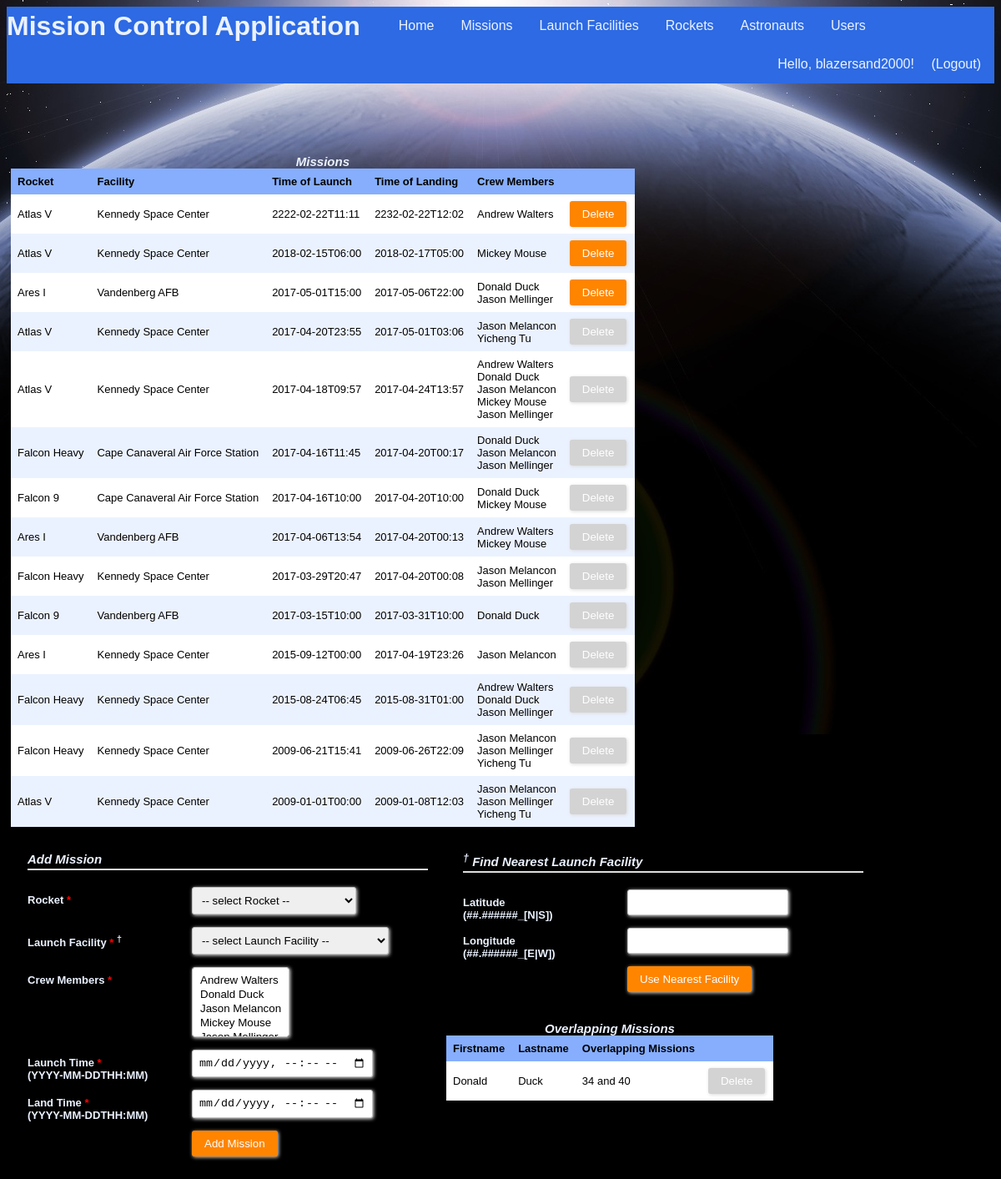
The app's page /missions (signed in) with its own data.
### tables this page shows
CREATE TABLE "Users" (
	`uid`	INTEGER NOT NULL PRIMARY KEY AUTOINCREMENT,
	`firstName`	TEXT NOT NULL,
	`lastName`	TEXT NOT NULL,
	`username`	TEXT NOT NULL UNIQUE,
	`password`	TEXT NOT NULL,
	`regTime`	TEXT NOT NULL,
	`lastLoginTime`	TEXT,
	`pid`	INTEGER NOT NULL
);

CREATE TABLE "Mission" (
	`mid`	INTEGER NOT NULL PRIMARY KEY AUTOINCREMENT,
	`rid`	INTEGER NOT NULL,
	`fid`	INTEGER NOT NULL,
	`launchTime`	TEXT NOT NULL,
	`landTime`	TEXT NOT NULL
);

CREATE TABLE "Astronauts" (
	`aid`	INTEGER NOT NULL PRIMARY KEY AUTOINCREMENT,
	`firstName`	TEXT NOT NULL,
	`lastName`	TEXT NOT NULL,
	`dob`	TEXT NOT NULL
);

### app.py (the view, shortened to what this page needs)
@app.route("/missions", methods=["GET", "POST"])
@login_required
def showMissions():
    conn = sqlite3.connect(dbPath)
    conn.row_factory = sqlite3.Row
    c = conn.cursor()
    closestFacility = ""
    c.execute("SELECT M.mid, M.mid IN (SELECT M1.mid FROM Mission M1 WHERE strftime('%s', M1.launchTime) < strftime('%s', datetime('now'))) AS cannotDelete, R.rname, F.name, M.launchTime, M.landTime, group_concat(A.firstName || ' ' || A.lastName, '<br/>') AS anames FROM Mission M, Rockets R, LaunchFacility F, Crew C, Astronauts A WHERE M.rid = R.rid AND M.fid = F.fid AND M.mid = C.mid AND C.aid = A.aid GROUP BY C.mid ORDER BY M.launchTime DESC;")
    results = c.fetchall()
    c.execute("SELECT rid, rname || ' (Capacity: ' || cast(crewCapacity as text) || ')' FROM Rockets")
    rockets = c.fetchall()
    c.execute("SELECT fid, name FROM LaunchFacility")
    facilities = c.fetchall()
    c.execute("SELECT aid, firstName || ' ' || lastName FROM Astronauts")
    astronauts = c.fetchall()
    c.execute("SELECT A.aid, 1, A.firstName, A.lastName, group_concat(M1.mid || ' and ' || M2.mid) as overlappingMissions FROM Astronauts A, Mission M1, Mission M2, Crew C1, Crew C2 WHERE C1.aid = A.aid AND C2.aid = A.aid AND C1.mid = M1.mid AND C2.mid = M2.mid AND M1.mid <> M2.mid AND strftime('%s', M1.launchTime) < strftime('%s', M2.launchTime) AND strftime('%s', M1.landTime) > strftime('%s', M2.landTime);")
    overlap = c.fetchall()
    conn.commit()
    conn.close()
    formInputs = [['rid', 'select', 'Rocket', rockets], ['fid', 'select', 'Launch Facility', facilities], ['crewMembers', 'selectmultiple', 'Crew Members', astronauts], ['launchTime', 'datetime', 'Launch Time', ["from",]], ['landTime', 'datetime', 'Land Time', ["to",]]]
    return render_template("missions.html", headers=("Rocket","Facility","Time of Launch", "Time of Landing", "Crew Members"), rows=results, inputs=formInputs, headersOverlap=("Firstname", "Lastname", "Overlapping Missions"), rowsOverlap=overlap, closestFacility=closestFacility)

### app.py (called while the page is built)
@login_manager.user_loader
def load_user(username):
    userRecord = DBgetUser(username)
    if userRecord:
        user = User(userRecord["username"], userRecord["password"], True)
        user.permission = userRecord["pid"]
        return user
    return None

def DBgetUser(username):
    conn = sqlite3.connect(dbPath)
    conn.row_factory = sqlite3.Row
    c = conn.cursor()
    c.execute("SELECT * from Users WHERE username = ?", (username,))
    userRecord = c.fetchone()
    conn.close()
    return userRecord

### templates/missions.html (shortened to what this page needs)
{% extends "main_template.html" %}
{% from 'macros.html' import GenerateTable, GenerateFormToAddEntry with context %}
{% block body %}
<section style="float:left">
    {{ GenerateTable('Missions', headers, rows, 'mid') }}
</section>
{% if current_user.permission == 3 %}
    <section style="float:left">
        {{ GenerateFormToAddEntry('Add Mission', inputs) }}
    </section>
    <section style="float:left">
    <div class="form-style-2">
    <div class="form-style-2-heading"><sup>&dagger;</sup> Find Nearest Launch Facility</div>
        <form method="post">
        <label for="latitude"><span>Latitude</br>(##.######_[N|S])</span><input type="text" class="input-field" name="latitude" required></label>
        <label for="longitude"><span>Longitude</br>(##.######_[E|W])</span><input type="text" class="input-field" name="longitude" required></label>
            <label><span>&nbsp;</span><input type="submit" name="action" value="Use Nearest Facility"/><label>
        </form>
    </div>
    </section>
{% endif %}
<section style="float:left">
    {{ GenerateTable('Overlapping Missions', headersOverlap, rowsOverlap, 'mid') }}
</section>
{% endblock %}

### templates/main_template.html (shortened to what this page needs)
<!DOCTYPE html>
<html>
	<head>
		<link rel="stylesheet" type= "text/css" href="{{ url_for('static', filename='styles.css') }}">
	</head>
	<body>
		<header>
			<ul class="nav">
				<h1 class="nav">Mission Control Application</h1>
				<li class="nav"><a class="nav" href="{{ url_for('index') }}">Home</a></li>
				{% if current_user.is_authenticated %}
				<li class="nav"><a class="nav" href="{{ url_for('showMissions') }}">Missions</a></li>
				<li class="nav"><a class="nav" href="{{ url_for('showFacilities') }}">Launch Facilities</a></li>
				<li class="nav"><a class="nav" href="{{ url_for('showRockets') }}">Rockets</a></li>
				<li class="nav"><a class="nav" href="{{ url_for('showAstronauts') }}">Astronauts</a></li>
				<li class="nav"><a class="nav" href="{{ url_for('showUsers') }}">Users</a></li>
				{% endif %}
				<div class="user-greeting">
					{% if current_user.is_authenticated %}
  						Hello, {{ current_user.id }}!    <a class="nav" href="{{ url_for('showLogout') }}">(Logout)</a>
					{% else %}
						Hello, guest!    <a class="nav" href="{{ url_for('showLogin') }}">Login</a><a class="nav" href="{{ url_for('showSignup') }}">Sign Up</a>
					{% endif %}
				</div>
			</ul>
		</header>
		{% block body %}{% endblock %}
	</body>
</html>

### templates/macros.html (shortened to what this page needs)
{% macro GenerateTable(title, headers, rows, keyName) %}
	{% if rows %}
		<table>
			<caption>
				{{title}}
			</caption>
			<tr>
				{% for header in headers %}
				<th>{{header}}</th>
				{% endfor %}
				{% if current_user.permission == 3 %}
					<th/>
				{% endif %}
			</tr>
			{% for row in rows %}
			<tr id ="{{row[keyName]}}">
				{% for value in row %}
					{% if loop.index0 > 1 %}
						<td>
							{% if title == "Astronauts" %}
								<a href="{{ url_for('showAstronautInfo', aid = row[keyName]) }}">{{value|safe}}</a>
							{% else %}
								{{value|safe}}
							{% endif %}
						</td>
					{% endif %}
				{% endfor %}
				{% if row[1] == 1 %}
					{% set disabled = 'disabled' %}
				{% else %}
					{% set disabled = '' %}
				{% endif %}
				{% if current_user.permission == 3 %}
					<td>
						<div class="form-style-2" style="width:70px; padding: 0px 0px 0px 0px;">
							<form method="post">
								<input type="submit" value="Delete" name="delete.{{ row[0] }}" {{disabled}}/>
							</form>
						</div>
					</td>
				{% endif %}
			</tr>
			{% endfor %}
		</table>
	{% else %}
		No records found!
	{% endif %}
{% endmacro %}
{% macro GenerateFormToAddEntry(submitButtonText, inputs) %}
	<div class="form-style-2">
	<div class="form-style-2-heading">{{submitButtonText}}</div>
	<form method="post">
		{% for fieldName, fieldType, fieldLabel, optionalValues in inputs %}
			{% if fieldType == 'text' %}
				<label for="{{fieldName}}"><span>{{fieldLabel}} <span class="required">*</span>{% if fieldName == 'lat' %}</br>(##.#####_[N|S]){% elif fieldName == 'long' %}</br>(##.#####_[E|W]){% endif %}</span><input type="text" class="input-field" name="{{fieldName}}" required/></label>
			{% elif fieldType == 'password' %}
				<label for="{{fieldName}}"><span>{{fieldLabel}} <span class="required">*</span></span><input type="password" class="input-field" name="{{fieldName}}" required/></label>
			{% elif fieldType == 'number' %}
				<label for="{{fieldName}}"><span>{{fieldLabel}} <span class="required">*</span></span><input type="number" class="input-field" name="{{fieldName}}" required/></label>
			{% elif fieldType == 'select' %}
				<label for="{{fieldName}}"><span>{{fieldLabel}} <span class="required">*</span>{% if fieldName == 'fid' %} <sup>&dagger;</sup>{% endif %}</span><select name="{{fieldName}}" {% if fieldName == 'fid' %}id="fid" {% endif %}class="select-field" required>
					<option disabled selected value> -- select {{fieldLabel}} -- </option>
				</select></label>
			{% elif fieldType == 'selectmultiple' %}
				<label for="{{fieldName}}"><span>{{fieldLabel}} <span class="required">*</span></span><select multiple name="{{fieldName}}" class="select-field" required>
				{% for id, displayName in optionalValues %}
					<option value="{{id}}">{{displayName}}</option>
				{% endfor %}
				</select></label>
			{% elif fieldType == 'datetime' %}
				<label for="{{fieldName}}"><span>{{fieldLabel}} <span class="required">*</span></br>(YYYY-MM-DDTHH:MM)</span><input type="datetime-local" class="input-field" name="{{fieldName}}" id="{{optionalValues[0]}}" onchange="changeEnd()" required></label>
			{% elif fieldType == 'date' %}
				<label for="{{fieldName}}"><span>{{fieldLabel}} <span class="required">*</span></br>(YYYY-MM-DD)</span><input type="date" class="input-field" name="{{fieldName}}" required></label>
			{% elif fieldType == 'radio' %}
				<label for="{{fieldName}}"><span>{{fieldLabel}} <span class="required">*</span></span>
				{% for id, displayName in optionalValues %}
					<input type="radio" name="permission" value="{{id}}" required> {{displayName}}
				{% endfor %}
				</label>
			{% endif %}
		{% endfor %}
		<label><span>&nbsp;</span><input type="submit" name="action" value="{{submitButtonText}}"/></label>
	</form>
	</div>
{% endmacro %}

### static/styles.css (style rules this page uses)
:root { --light-blue: #EBF2FF; --medium-blue: #86AEFD; --dark-blue: #2D6AE3; }
header { margin-bottom: 80px; }
ul.nav { list-style-type: none; text-align: center; display: block; margin: 0; padding: 0; overflow: hidden; background-color: var(--dark-blue); }
li.nav { float: left; }
a.nav { display: inline-block; color: var(--light-blue); text-align: center; padding: 14px 16px; text-decoration: none; font-family: "Trebuchet MS", Helvetica, sans-serif; }
h1.nav { float: left; margin: 0; padding: 5px 30px 0px 0px; font-family: "Trebuchet MS", Helvetica, sans-serif; color: var(--light-blue); vertical-align: bottom; }
.user-greeting { float: right; list-style-type: none; text-align: center; margin: 0; overflow: hidden; background-color: var(--dark-blue); text-align: center; vertical-align: center; text-decoration: none; font-family: "Trebuchet MS", Helvetica, sans-serif; color: var(--light-blue); }
section { margin: 5px; }
table { border-collapse: collapse; width: 100%; table-layout: auto; }
th, td { text-align: left; padding: 8px; font: 13px Arial, Helvetica, sans-serif; }
caption { font: 13px Arial, Helvetica, sans-serif; font-weight: bold; font-style: italic; font-size: 15px; color: var(--light-blue); }
tr { background-color: var(--light-blue) }
tr:nth-child(even) { background-color: white }
th { background-color: var(--medium-blue); font-weight: bold; }
.form-style-2 { width: 480px; max-width: 650px; padding: 20px 12px 10px 20px; font: 13px Arial, Helvetica, sans-serif; color: var(--light-blue); }
.form-style-2-heading { font-weight: bold; font-style: italic; border-bottom: 2px solid #ddd; margin-bottom: 20px; font-size: 15px; padding-bottom: 3px; }
.form-style-2 label { display: block; margin: 0px 0px 15px 0px; }
.form-style-2 label > span { width: 40%; font-weight: bold; float: left; padding-top: 8px; padding-right: 5px; }
.form-style-2 span.required { color:red; }
.form-style-2 input.input-field, .form-style-2 .tel-number-field, .form-style-2 .textarea-field, .form-style-2 .select-field { box-sizing: border-box; -webkit-box-sizing: border-box; -moz-box-sizing: border-box; border: 1px solid #C2C2C2; box-shadow: 1px 1px 4px #EBEBEB; -moz-box-shadow: 1px 1px 4px #EBEBEB; -webkit-box-shadow: 1px 1px 4px #EBEBEB; border-radius: 3px; -webkit-border-radius: 3px; -moz-border-radius: 3px; padding: 7px; outline: none; }
.form-style-2 input[type=submit], .form-style-2 input[type=button] { border: none; padding: 8px 15px 8px 15px; background: #FF8500; color: #fff; box-shadow: 1px 1px 4px #DADADA; -moz-box-shadow: 1px 1px 4px #DADADA; -webkit-box-shadow: 1px 1px 4px #DADADA; border-radius: 3px; -webkit-border-radius: 3px; -moz-border-radius: 3px; }
.form-style-2 input[type=submit]:disabled, .form-style-2 input[type=button]:disabled { background: lightgray; color: #fff; }

### records on screen
Users: id "blazersand2000"
Mission: row "Atlas V" "Kennedy Space Center" "Andrew Walters", launchTime "2222-02-22T11:11", landTime "2232-02-22T12:02"
Mission: row "Atlas V" "Kennedy Space Center" "Mickey Mouse", launchTime "2018-02-15T06:00", landTime "2018-02-17T05:00"
Mission: row "Ares I" "Vandenberg AFB" "Donald Duck Jason Mellinger", launchTime "2017-05-01T15:00", landTime "2017-05-06T22:00"
Mission: row "Atlas V" "Kennedy Space Center" "Jason Melancon Yicheng Tu", launchTime "2017-04-20T23:55", landTime "2017-05-01T03:06"
Mission: row "Atlas V" "Kennedy Space Center" "Andrew Walters Donald Duck Jason Melancon Mickey Mouse Jason Mellinger", launchTime "2017-04-18T09:57", landTime "2017-04-24T13:57"
Mission: row "Falcon Heavy" "Cape Canaveral Air Force Station" "Donald Duck Jason Melancon Jason Mellinger", launchTime "2017-04-16T11:45", landTime "2017-04-20T00:17"
Mission: row "Falcon 9" "Cape Canaveral Air Force Station" "Donald Duck Mickey Mouse", launchTime "2017-04-16T10:00", landTime "2017-04-20T10:00"
Mission: row "Ares I" "Vandenberg AFB" "Andrew Walters Mickey Mouse", launchTime "2017-04-06T13:54", landTime "2017-04-20T00:13"
Mission: row "Falcon Heavy" "Kennedy Space Center" "Jason Melancon Jason Mellinger", launchTime "2017-03-29T20:47", landTime "2017-04-20T00:08"
Mission: row "Falcon 9" "Vandenberg AFB" "Donald Duck", launchTime "2017-03-15T10:00", landTime "2017-03-31T10:00"
Mission: row "Ares I" "Kennedy Space Center" "Jason Melancon", launchTime "2015-09-12T00:00", landTime "2017-04-19T23:26"
Mission: row "Falcon Heavy" "Kennedy Space Center" "Andrew Walters Donald Duck Jason Mellinger", launchTime "2015-08-24T06:45", landTime "2015-08-31T01:00"
Mission: row "Falcon Heavy" "Kennedy Space Center" "Jason Melancon Jason Mellinger Yicheng Tu", launchTime "2009-06-21T15:41", landTime "2009-06-26T22:09"
Mission: row "Atlas V" "Kennedy Space Center" "Jason Melancon Jason Mellinger Yicheng Tu", launchTime "2009-01-01T00:00", landTime "2009-01-08T12:03"
Astronauts: firstName "Donald", lastName "Duck", row "34 and 40"

### other values on screen
{{ title }} "Missions Overlapping Missions"
{{ header }} "Rocket" "Facility" "Time of Launch" "Time of Landing" "Crew Members" "Firstname" "Lastname" "Overlapping Missions"
{{ submitButtonText }} "Add Mission"
{{ fieldLabel }} "Rocket" "Launch Facility"
{{ fieldLabel }} "Crew Members"
{{ fieldLabel }} "Launch Time" "Land Time"
